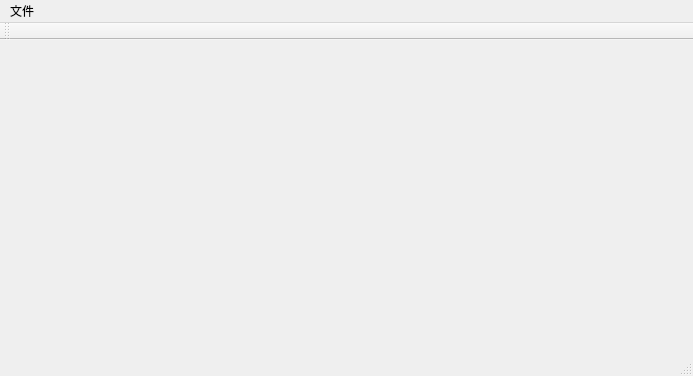
<?xml version="1.0" encoding="UTF-8"?>
<ui version="4.0">
 <class>MainWindow</class>
 <widget class="QMainWindow" name="MainWindow">
  <property name="geometry">
   <rect>
    <x>0</x>
    <y>0</y>
    <width>693</width>
    <height>376</height>
   </rect>
  </property>
  <property name="windowTitle">
   <string>MainWindow</string>
  </property>
  <widget class="QWidget" name="centralWidget"/>
  <widget class="QMenuBar" name="menuBar">
   <property name="geometry">
    <rect>
     <x>0</x>
     <y>0</y>
     <width>693</width>
     <height>23</height>
    </rect>
   </property>
   <widget class="QMenu" name="menu">
    <property name="title">
     <string>文件</string>
    </property>
    <addaction name="actionnew"/>
    <addaction name="actionquit"/>
   </widget>
   <addaction name="menu"/>
  </widget>
  <widget class="QToolBar" name="mainToolBar">
   <attribute name="toolBarArea">
    <enum>TopToolBarArea</enum>
   </attribute>
   <attribute name="toolBarBreak">
    <bool>false</bool>
   </attribute>
  </widget>
  <widget class="QStatusBar" name="statusBar"/>
  <action name="actionnew">
   <property name="text">
    <string>新建</string>
   </property>
   <property name="toolTip">
    <string>新建通道</string>
   </property>
  </action>
  <action name="actionquit">
   <property name="text">
    <string>退出</string>
   </property>
   <property name="toolTip">
    <string>退出程序</string>
   </property>
  </action>
 </widget>
 <layoutdefault spacing="6" margin="11"/>
 <resources/>
 <connections/>
</ui>
